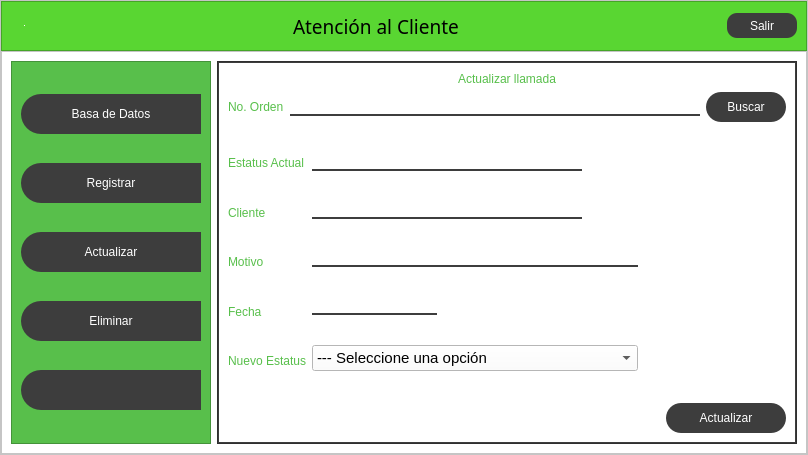
<?xml version="1.0" encoding="UTF-8"?>
<ui version="4.0">
 <class>MainWindow</class>
 <widget class="QMainWindow" name="MainWindow">
  <property name="geometry">
   <rect>
    <x>0</x>
    <y>0</y>
    <width>808</width>
    <height>455</height>
   </rect>
  </property>
  <property name="windowTitle">
   <string>Atención al Cliente</string>
  </property>
  <widget class="QWidget" name="centralwidget">
   <layout class="QVBoxLayout" name="verticalLayout">
    <property name="spacing">
     <number>0</number>
    </property>
    <property name="leftMargin">
     <number>0</number>
    </property>
    <property name="topMargin">
     <number>0</number>
    </property>
    <property name="rightMargin">
     <number>0</number>
    </property>
    <property name="bottomMargin">
     <number>0</number>
    </property>
    <item>
     <widget class="QFrame" name="frame">
      <property name="styleSheet">
       <string notr="true">background-color: rgb(255, 255, 255);</string>
      </property>
      <property name="frameShape">
       <enum>QFrame::StyledPanel</enum>
      </property>
      <property name="frameShadow">
       <enum>QFrame::Raised</enum>
      </property>
      <layout class="QVBoxLayout" name="verticalLayout_2" stretch="1,8">
       <property name="spacing">
        <number>0</number>
       </property>
       <property name="leftMargin">
        <number>0</number>
       </property>
       <property name="topMargin">
        <number>0</number>
       </property>
       <property name="rightMargin">
        <number>0</number>
       </property>
       <property name="bottomMargin">
        <number>0</number>
       </property>
       <item>
        <widget class="QFrame" name="frame_superior">
         <property name="maximumSize">
          <size>
           <width>16777215</width>
           <height>55</height>
          </size>
         </property>
         <property name="styleSheet">
          <string notr="true">QFrame{
background-color: rgb(89, 214, 50);
}

QPushButton{
background-color: #000000ff;
border-radius: 20px;
}

QPushButton:hover{
background-color: #afffab;
border-radius: 20px;
}</string>
         </property>
         <property name="frameShape">
          <enum>QFrame::StyledPanel</enum>
         </property>
         <property name="frameShadow">
          <enum>QFrame::Raised</enum>
         </property>
         <layout class="QHBoxLayout" name="horizontalLayout_10">
          <item>
           <widget class="QLabel" name="label_16">
            <property name="maximumSize">
             <size>
              <width>150</width>
              <height>16777215</height>
             </size>
            </property>
            <property name="styleSheet">
             <string notr="true">background-color: transparent;</string>
            </property>
            <property name="text">
             <string/>
            </property>
            <property name="pixmap">
             <pixmap>../img/logo.png</pixmap>
            </property>
            <property name="scaledContents">
             <bool>true</bool>
            </property>
           </widget>
          </item>
          <item>
           <widget class="QLineEdit" name="act_orden">
            <property name="minimumSize">
             <size>
              <width>0</width>
              <height>0</height>
             </size>
            </property>
            <property name="maximumSize">
             <size>
              <width>1</width>
              <height>1</height>
             </size>
            </property>
           </widget>
          </item>
          <item>
           <spacer name="horizontalSpacer_7">
            <property name="orientation">
             <enum>Qt::Horizontal</enum>
            </property>
            <property name="sizeHint" stdset="0">
             <size>
              <width>40</width>
              <height>20</height>
             </size>
            </property>
           </spacer>
          </item>
          <item>
           <widget class="QLabel" name="label_19">
            <property name="maximumSize">
             <size>
              <width>170</width>
              <height>16777215</height>
             </size>
            </property>
            <property name="font">
             <font>
              <family>Monotype Koufi</family>
              <pointsize>14</pointsize>
             </font>
            </property>
            <property name="styleSheet">
             <string notr="true">color: rgb(0, 170, 0);
color: rgb(0, 0, 0);</string>
            </property>
            <property name="text">
             <string>Atención al Cliente</string>
            </property>
           </widget>
          </item>
          <item>
           <spacer name="horizontalSpacer_8">
            <property name="orientation">
             <enum>Qt::Horizontal</enum>
            </property>
            <property name="sizeHint" stdset="0">
             <size>
              <width>40</width>
              <height>20</height>
             </size>
            </property>
           </spacer>
          </item>
          <item>
           <widget class="QPushButton" name="btnSalir">
            <property name="minimumSize">
             <size>
              <width>70</width>
              <height>25</height>
             </size>
            </property>
            <property name="styleSheet">
             <string notr="true">QPushButton{
background-color: rgb(61, 61, 61);
border-radius: 10%;
color: rgb(255, 255, 255);
font: 77 10pt&quot;Arial Black&quot;;
}

QPushButton:hover{
    background-color: rgb(100, 100, 100);
    border-radius: 15%;
  
	color: rgb(255, 255, 255);
    font: 77 10pt &quot;Arial Black&quot;; /* Mantiene el estilo de la fuente */
}</string>
            </property>
            <property name="text">
             <string>Salir</string>
            </property>
           </widget>
          </item>
         </layout>
        </widget>
       </item>
       <item>
        <widget class="QFrame" name="frame_contenido">
         <property name="frameShape">
          <enum>QFrame::StyledPanel</enum>
         </property>
         <property name="frameShadow">
          <enum>QFrame::Raised</enum>
         </property>
         <layout class="QHBoxLayout" name="horizontalLayout">
          <item>
           <widget class="QFrame" name="frame_control">
            <property name="minimumSize">
             <size>
              <width>200</width>
              <height>0</height>
             </size>
            </property>
            <property name="maximumSize">
             <size>
              <width>0</width>
              <height>16777215</height>
             </size>
            </property>
            <property name="styleSheet">
             <string notr="true">QFrame{
	background-color: rgb(88, 191, 75);
}


QPushButton{
background-color: rgb(61, 61, 61);
border-top-left-radius: 20px;
border-bottom-left-radius: 20px;
color: rgb(255, 255, 255);
font: 77 10pt &quot;Arial Black&quot;;
}

QPushButton:hover{
background-color: White;
border-top-left-radius: 20px;
border-bottom-left-radius: 20px;
color: rgb(0, 0, 0);
font: 77 10pt &quot;Arial Black&quot;;
}</string>
            </property>
            <property name="frameShape">
             <enum>QFrame::StyledPanel</enum>
            </property>
            <property name="frameShadow">
             <enum>QFrame::Raised</enum>
            </property>
            <layout class="QVBoxLayout" name="verticalLayout_3">
             <item>
              <widget class="QPushButton" name="btn_datos">
               <property name="minimumSize">
                <size>
                 <width>0</width>
                 <height>40</height>
                </size>
               </property>
               <property name="text">
                <string>Basa de Datos</string>
               </property>
              </widget>
             </item>
             <item>
              <widget class="QPushButton" name="btn_registrar">
               <property name="minimumSize">
                <size>
                 <width>0</width>
                 <height>40</height>
                </size>
               </property>
               <property name="text">
                <string>Registrar</string>
               </property>
              </widget>
             </item>
             <item>
              <widget class="QPushButton" name="btn_actualizar">
               <property name="minimumSize">
                <size>
                 <width>0</width>
                 <height>40</height>
                </size>
               </property>
               <property name="text">
                <string>Actualizar</string>
               </property>
              </widget>
             </item>
             <item>
              <widget class="QPushButton" name="btn_eliminar">
               <property name="minimumSize">
                <size>
                 <width>0</width>
                 <height>40</height>
                </size>
               </property>
               <property name="text">
                <string>Eliminar</string>
               </property>
              </widget>
             </item>
             <item>
              <widget class="QPushButton" name="btn_ajustes">
               <property name="minimumSize">
                <size>
                 <width>0</width>
                 <height>40</height>
                </size>
               </property>
               <property name="text">
                <string/>
               </property>
              </widget>
             </item>
            </layout>
           </widget>
          </item>
          <item>
           <widget class="QFrame" name="frame_paginas">
            <property name="styleSheet">
             <string notr="true">QFrame {
background-color: rgb(61, 61, 61);
}

QLabel{
font: 87 12pt&quot;Arial Black&quot;;
background-color:#000000ff;
color: rgb(88, 191, 75);
border:0px solid #14C8DC
}

QLineEdit{
border: 0px;
color: rgb(0, 0, 0);
border-bottom:2px solid rgb(61,61,61);
font: 75 12pt &quot;Times New Roman&quot;;
}

QPushButton{
background-color: rgb(61, 61, 61);
border-radius: 15px;
color: rgb(255, 255, 255);
font: 77 10pt&quot;Arial Black&quot;;
}

QPushButton:hover{
background-color: rgb(89, 214, 50);
border-radius: 15px;
color: rgb(0, 0, 0);
font: 77 10pt&quot;Arial Black&quot;;
}

QTableWldget {
background-color: rgb(89, 214, 50);
color: rgb(255, 255, 255);
gridline-color: rgb(0, 206, 151);
font-size: 12pt;

}

QHeaderView::section {
background-color: rgb(89, 214, 50);
border: 1px solid rgb(0, 0, 0);
font-size: 12pt;
}

QTableWidget QTableCornerButton::section {
background-color: rgb(0, 0, 0);
border: 1px solid rgb(0, 206, 151);
}
</string>
            </property>
            <property name="frameShape">
             <enum>QFrame::StyledPanel</enum>
            </property>
            <property name="frameShadow">
             <enum>QFrame::Raised</enum>
            </property>
            <layout class="QVBoxLayout" name="verticalLayout_4">
             <property name="spacing">
              <number>0</number>
             </property>
             <property name="leftMargin">
              <number>1</number>
             </property>
             <property name="topMargin">
              <number>1</number>
             </property>
             <property name="rightMargin">
              <number>1</number>
             </property>
             <property name="bottomMargin">
              <number>1</number>
             </property>
             <item>
              <widget class="QStackedWidget" name="stackedWidget">
               <property name="currentIndex">
                <number>1</number>
               </property>
               <widget class="QWidget" name="page_datos">
                <layout class="QVBoxLayout" name="verticalLayout_5">
                 <item>
                  <widget class="QLabel" name="label">
                   <property name="text">
                    <string>Servicio al Cliente</string>
                   </property>
                   <property name="alignment">
                    <set>Qt::AlignCenter</set>
                   </property>
                  </widget>
                 </item>
                 <item>
                  <widget class="QTableWidget" name="tabla_llamadas">
                   <property name="styleSheet">
                    <string notr="true">color: rgb(255, 255, 255);</string>
                   </property>
                   <column>
                    <property name="text">
                     <string>No. Orden</string>
                    </property>
                   </column>
                   <column>
                    <property name="text">
                     <string>Cliente</string>
                    </property>
                   </column>
                   <column>
                    <property name="text">
                     <string>Motivo</string>
                    </property>
                   </column>
                   <column>
                    <property name="text">
                     <string>Fecha</string>
                    </property>
                   </column>
                   <column>
                    <property name="text">
                     <string>Estatus</string>
                    </property>
                   </column>
                  </widget>
                 </item>
                 <item>
                  <layout class="QHBoxLayout" name="horizontalLayout_2">
                   <item>
                    <spacer name="horizontalSpacer">
                     <property name="orientation">
                      <enum>Qt::Horizontal</enum>
                     </property>
                     <property name="sizeHint" stdset="0">
                      <size>
                       <width>40</width>
                       <height>20</height>
                      </size>
                     </property>
                    </spacer>
                   </item>
                   <item>
                    <widget class="QPushButton" name="btn_refrescar">
                     <property name="minimumSize">
                      <size>
                       <width>120</width>
                       <height>30</height>
                      </size>
                     </property>
                     <property name="text">
                      <string>Refrescar</string>
                     </property>
                    </widget>
                   </item>
                  </layout>
                 </item>
                </layout>
               </widget>
               <widget class="QWidget" name="page_actualizar">
                <layout class="QVBoxLayout" name="verticalLayout_11">
                 <item>
                  <widget class="QLabel" name="label_15">
                   <property name="text">
                    <string>Actualizar llamada</string>
                   </property>
                   <property name="alignment">
                    <set>Qt::AlignCenter</set>
                   </property>
                  </widget>
                 </item>
                 <item>
                  <layout class="QHBoxLayout" name="horizontalLayout_7">
                   <item>
                    <widget class="QLabel" name="label_17">
                     <property name="text">
                      <string>No. Orden</string>
                     </property>
                    </widget>
                   </item>
                   <item>
                    <widget class="QLineEdit" name="act_buscar">
                     <property name="maximumSize">
                      <size>
                       <width>16777215</width>
                       <height>16777215</height>
                      </size>
                     </property>
                    </widget>
                   </item>
                   <item>
                    <widget class="QPushButton" name="btn_actualiza_buscar">
                     <property name="minimumSize">
                      <size>
                       <width>80</width>
                       <height>30</height>
                      </size>
                     </property>
                     <property name="text">
                      <string>Buscar</string>
                     </property>
                    </widget>
                   </item>
                  </layout>
                 </item>
                 <item>
                  <spacer name="verticalSpacer_3">
                   <property name="orientation">
                    <enum>Qt::Vertical</enum>
                   </property>
                   <property name="sizeHint" stdset="0">
                    <size>
                     <width>20</width>
                     <height>40</height>
                    </size>
                   </property>
                  </spacer>
                 </item>
                 <item>
                  <layout class="QHBoxLayout" name="horizontalLayout_5">
                   <item>
                    <layout class="QVBoxLayout" name="verticalLayout_10">
                     <property name="spacing">
                      <number>30</number>
                     </property>
                     <item>
                      <widget class="QLabel" name="label_10">
                       <property name="text">
                        <string>Estatus Actual</string>
                       </property>
                      </widget>
                     </item>
                     <item>
                      <widget class="QLabel" name="label_11">
                       <property name="text">
                        <string>Cliente</string>
                       </property>
                      </widget>
                     </item>
                     <item>
                      <widget class="QLabel" name="label_12">
                       <property name="text">
                        <string>Motivo</string>
                       </property>
                      </widget>
                     </item>
                     <item>
                      <widget class="QLabel" name="label_13">
                       <property name="text">
                        <string>Fecha</string>
                       </property>
                      </widget>
                     </item>
                     <item>
                      <widget class="QLabel" name="label_14">
                       <property name="text">
                        <string>Nuevo Estatus</string>
                       </property>
                      </widget>
                     </item>
                    </layout>
                   </item>
                   <item>
                    <layout class="QVBoxLayout" name="verticalLayout_9">
                     <property name="spacing">
                      <number>30</number>
                     </property>
                     <item>
                      <widget class="QLineEdit" name="act_estatus">
                       <property name="maximumSize">
                        <size>
                         <width>270</width>
                         <height>16777215</height>
                        </size>
                       </property>
                      </widget>
                     </item>
                     <item>
                      <widget class="QLineEdit" name="act_cliente">
                       <property name="maximumSize">
                        <size>
                         <width>270</width>
                         <height>16777215</height>
                        </size>
                       </property>
                      </widget>
                     </item>
                     <item>
                      <widget class="QLineEdit" name="act_motivo">
                       <property name="maximumSize">
                        <size>
                         <width>650</width>
                         <height>16777215</height>
                        </size>
                       </property>
                      </widget>
                     </item>
                     <item>
                      <widget class="QLineEdit" name="act_fecha">
                       <property name="maximumSize">
                        <size>
                         <width>125</width>
                         <height>16777215</height>
                        </size>
                       </property>
                      </widget>
                     </item>
                     <item>
                      <widget class="QComboBox" name="act_estatus_nuevo">
                       <property name="maximumSize">
                        <size>
                         <width>400</width>
                         <height>16777215</height>
                        </size>
                       </property>
                       <property name="font">
                        <font>
                         <pointsize>11</pointsize>
                        </font>
                       </property>
                       <property name="styleSheet">
                        <string notr="true">background-color: rgb(255, 255, 255);</string>
                       </property>
                       <item>
                        <property name="text">
                         <string>--- Seleccione una opción</string>
                        </property>
                       </item>
                       <item>
                        <property name="text">
                         <string>Pendiente de revisión</string>
                        </property>
                       </item>
                       <item>
                        <property name="text">
                         <string>En espera de información adicional del cliente</string>
                        </property>
                       </item>
                       <item>
                        <property name="text">
                         <string>Asignado a un agente</string>
                        </property>
                       </item>
                       <item>
                        <property name="text">
                         <string>En investigación</string>
                        </property>
                       </item>
                       <item>
                        <property name="text">
                         <string>En proceso de resolución</string>
                        </property>
                       </item>
                       <item>
                        <property name="text">
                         <string>Requiere acción adicional del banco</string>
                        </property>
                       </item>
                       <item>
                        <property name="text">
                         <string>En espera de aprobación</string>
                        </property>
                       </item>
                       <item>
                        <property name="text">
                         <string>Resuelto satisfactoriamente</string>
                        </property>
                       </item>
                       <item>
                        <property name="text">
                         <string>Resuelto parcialmente</string>
                        </property>
                       </item>
                       <item>
                        <property name="text">
                         <string>Cerrado sin resolver</string>
                        </property>
                       </item>
                       <item>
                        <property name="text">
                         <string>Rechazado</string>
                        </property>
                       </item>
                       <item>
                        <property name="text">
                         <string>Cancelado por el cliente</string>
                        </property>
                       </item>
                       <item>
                        <property name="text">
                         <string>Transferido a otro departamento</string>
                        </property>
                       </item>
                       <item>
                        <property name="text">
                         <string>En espera de confirmación del cliente</string>
                        </property>
                       </item>
                       <item>
                        <property name="text">
                         <string>En espera de confirmación del sistema</string>
                        </property>
                       </item>
                      </widget>
                     </item>
                    </layout>
                   </item>
                   <item>
                    <spacer name="horizontalSpacer_5">
                     <property name="orientation">
                      <enum>Qt::Horizontal</enum>
                     </property>
                     <property name="sizeHint" stdset="0">
                      <size>
                       <width>40</width>
                       <height>20</height>
                      </size>
                     </property>
                    </spacer>
                   </item>
                  </layout>
                 </item>
                 <item>
                  <spacer name="verticalSpacer_4">
                   <property name="orientation">
                    <enum>Qt::Vertical</enum>
                   </property>
                   <property name="sizeHint" stdset="0">
                    <size>
                     <width>20</width>
                     <height>40</height>
                    </size>
                   </property>
                  </spacer>
                 </item>
                 <item>
                  <layout class="QHBoxLayout" name="horizontalLayout_6">
                   <item>
                    <widget class="QLabel" name="signal_actualizar">
                     <property name="minimumSize">
                      <size>
                       <width>120</width>
                       <height>30</height>
                      </size>
                     </property>
                     <property name="text">
                      <string/>
                     </property>
                    </widget>
                   </item>
                   <item>
                    <spacer name="horizontalSpacer_4">
                     <property name="orientation">
                      <enum>Qt::Horizontal</enum>
                     </property>
                     <property name="sizeHint" stdset="0">
                      <size>
                       <width>40</width>
                       <height>20</height>
                      </size>
                     </property>
                    </spacer>
                   </item>
                   <item>
                    <widget class="QPushButton" name="btn_actualiza_tabla">
                     <property name="minimumSize">
                      <size>
                       <width>120</width>
                       <height>30</height>
                      </size>
                     </property>
                     <property name="text">
                      <string>Actualizar</string>
                     </property>
                    </widget>
                   </item>
                  </layout>
                 </item>
                </layout>
               </widget>
               <widget class="QWidget" name="page_eliminar">
                <layout class="QVBoxLayout" name="verticalLayout_12">
                 <item>
                  <widget class="QLabel" name="label_9">
                   <property name="text">
                    <string>Eliminar Llamada</string>
                   </property>
                   <property name="alignment">
                    <set>Qt::AlignCenter</set>
                   </property>
                  </widget>
                 </item>
                 <item>
                  <layout class="QHBoxLayout" name="horizontalLayout_9">
                   <item>
                    <widget class="QLabel" name="label_18">
                     <property name="text">
                      <string>No. Orden</string>
                     </property>
                    </widget>
                   </item>
                   <item>
                    <widget class="QLineEdit" name="eliminar_buscar"/>
                   </item>
                   <item>
                    <widget class="QPushButton" name="btn_buscar_borrar">
                     <property name="minimumSize">
                      <size>
                       <width>100</width>
                       <height>30</height>
                      </size>
                     </property>
                     <property name="text">
                      <string>Buscar</string>
                     </property>
                    </widget>
                   </item>
                  </layout>
                 </item>
                 <item>
                  <widget class="QTableWidget" name="tabla_borrar">
                   <property name="styleSheet">
                    <string notr="true">color: rgb(255, 255, 255);</string>
                   </property>
                   <column>
                    <property name="text">
                     <string>No. Orden</string>
                    </property>
                   </column>
                   <column>
                    <property name="text">
                     <string>Cliente</string>
                    </property>
                   </column>
                   <column>
                    <property name="text">
                     <string>Motivo</string>
                    </property>
                   </column>
                   <column>
                    <property name="text">
                     <string>Fecha</string>
                    </property>
                   </column>
                   <column>
                    <property name="text">
                     <string>Estatus</string>
                    </property>
                   </column>
                  </widget>
                 </item>
                 <item>
                  <layout class="QHBoxLayout" name="horizontalLayout_8">
                   <item>
                    <widget class="QLabel" name="signal_eliminacion">
                     <property name="minimumSize">
                      <size>
                       <width>200</width>
                       <height>30</height>
                      </size>
                     </property>
                     <property name="text">
                      <string/>
                     </property>
                    </widget>
                   </item>
                   <item>
                    <spacer name="horizontalSpacer_6">
                     <property name="orientation">
                      <enum>Qt::Horizontal</enum>
                     </property>
                     <property name="sizeHint" stdset="0">
                      <size>
                       <width>40</width>
                       <height>20</height>
                      </size>
                     </property>
                    </spacer>
                   </item>
                   <item>
                    <widget class="QPushButton" name="btn_borrar">
                     <property name="minimumSize">
                      <size>
                       <width>120</width>
                       <height>30</height>
                      </size>
                     </property>
                     <property name="text">
                      <string>Eliminar</string>
                     </property>
                    </widget>
                   </item>
                  </layout>
                 </item>
                </layout>
               </widget>
               <widget class="QWidget" name="page_ajustes"/>
               <widget class="QWidget" name="page_registrar">
                <layout class="QVBoxLayout" name="verticalLayout_8">
                 <item>
                  <widget class="QLabel" name="label_7">
                   <property name="text">
                    <string>Registrar Llamada</string>
                   </property>
                   <property name="alignment">
                    <set>Qt::AlignCenter</set>
                   </property>
                  </widget>
                 </item>
                 <item>
                  <spacer name="verticalSpacer_2">
                   <property name="orientation">
                    <enum>Qt::Vertical</enum>
                   </property>
                   <property name="sizeHint" stdset="0">
                    <size>
                     <width>18</width>
                     <height>23</height>
                    </size>
                   </property>
                  </spacer>
                 </item>
                 <item>
                  <layout class="QHBoxLayout" name="horizontalLayout_3">
                   <item>
                    <layout class="QVBoxLayout" name="verticalLayout_7">
                     <property name="spacing">
                      <number>30</number>
                     </property>
                     <item>
                      <widget class="QLabel" name="label_2">
                       <property name="text">
                        <string>No. Orden</string>
                       </property>
                      </widget>
                     </item>
                     <item>
                      <widget class="QLabel" name="label_3">
                       <property name="text">
                        <string>Cliente</string>
                       </property>
                      </widget>
                     </item>
                     <item>
                      <widget class="QLabel" name="label_5">
                       <property name="text">
                        <string>Motivo</string>
                       </property>
                      </widget>
                     </item>
                     <item>
                      <widget class="QLabel" name="label_4">
                       <property name="text">
                        <string>Fecha</string>
                       </property>
                      </widget>
                     </item>
                     <item>
                      <widget class="QLabel" name="label_6">
                       <property name="text">
                        <string>Estatus</string>
                       </property>
                      </widget>
                     </item>
                    </layout>
                   </item>
                   <item>
                    <layout class="QVBoxLayout" name="verticalLayout_6">
                     <property name="spacing">
                      <number>30</number>
                     </property>
                     <item>
                      <widget class="QLineEdit" name="reg_orden"/>
                     </item>
                     <item>
                      <widget class="QLineEdit" name="reg_cliente"/>
                     </item>
                     <item>
                      <widget class="QComboBox" name="reg_motivo">
                       <property name="maximumSize">
                        <size>
                         <width>400</width>
                         <height>16777215</height>
                        </size>
                       </property>
                       <property name="font">
                        <font>
                         <pointsize>11</pointsize>
                        </font>
                       </property>
                       <property name="styleSheet">
                        <string notr="true">background-color: rgb(255, 255, 255);</string>
                       </property>
                       <item>
                        <property name="text">
                         <string>--- Seleccione una opción</string>
                        </property>
                       </item>
                       <item>
                        <property name="text">
                         <string>Consulta de saldo</string>
                        </property>
                       </item>
                       <item>
                        <property name="text">
                         <string>Consulta de transacciones</string>
                        </property>
                       </item>
                       <item>
                        <property name="text">
                         <string>Consulta de productos y servicios</string>
                        </property>
                       </item>
                       <item>
                        <property name="text">
                         <string>Solicitud de información sobre préstamos</string>
                        </property>
                       </item>
                       <item>
                        <property name="text">
                         <string>Solicitud de información sobre cuentas de ahorro</string>
                        </property>
                       </item>
                       <item>
                        <property name="text">
                         <string>Reporte de fraude o actividad sospechosa</string>
                        </property>
                       </item>
                       <item>
                        <property name="text">
                         <string>Asistencia con la banca en línea</string>
                        </property>
                       </item>
                       <item>
                        <property name="text">
                         <string>Asistencia con tarjetas de débito/crédito</string>
                        </property>
                       </item>
                       <item>
                        <property name="text">
                         <string>Actualización de información personal</string>
                        </property>
                       </item>
                       <item>
                        <property name="text">
                         <string>Quejas sobre el servicio</string>
                        </property>
                       </item>
                       <item>
                        <property name="text">
                         <string>Asistencia con transferencias bancarias</string>
                        </property>
                       </item>
                       <item>
                        <property name="text">
                         <string>Asistencia con cheques perdidos o robados</string>
                        </property>
                       </item>
                       <item>
                        <property name="text">
                         <string>Problemas con cajeros automáticos</string>
                        </property>
                       </item>
                       <item>
                        <property name="text">
                         <string>Asistencia con pagos de facturas</string>
                        </property>
                       </item>
                       <item>
                        <property name="text">
                         <string>Asistencia con aplicaciones móviles bancarias</string>
                        </property>
                       </item>
                      </widget>
                     </item>
                     <item>
                      <widget class="QDateEdit" name="reg_fecha">
                       <property name="maximumSize">
                        <size>
                         <width>110</width>
                         <height>16777215</height>
                        </size>
                       </property>
                       <property name="font">
                        <font>
                         <pointsize>11</pointsize>
                        </font>
                       </property>
                       <property name="styleSheet">
                        <string notr="true">background-color: rgb(255, 255, 255);</string>
                       </property>
                       <property name="readOnly">
                        <bool>false</bool>
                       </property>
                       <property name="dateTime">
                        <datetime>
                         <hour>12</hour>
                         <minute>0</minute>
                         <second>0</second>
                         <year>2024</year>
                         <month>4</month>
                         <day>7</day>
                        </datetime>
                       </property>
                       <property name="calendarPopup">
                        <bool>true</bool>
                       </property>
                       <property name="date">
                        <date>
                         <year>2024</year>
                         <month>4</month>
                         <day>7</day>
                        </date>
                       </property>
                      </widget>
                     </item>
                     <item>
                      <widget class="QComboBox" name="reg_estatus">
                       <property name="maximumSize">
                        <size>
                         <width>400</width>
                         <height>16777215</height>
                        </size>
                       </property>
                       <property name="font">
                        <font>
                         <pointsize>11</pointsize>
                        </font>
                       </property>
                       <property name="styleSheet">
                        <string notr="true">background-color: rgb(255, 255, 255);</string>
                       </property>
                       <item>
                        <property name="text">
                         <string>--- Seleccione una opción</string>
                        </property>
                       </item>
                       <item>
                        <property name="text">
                         <string>Pendiente de revisión</string>
                        </property>
                       </item>
                       <item>
                        <property name="text">
                         <string>En espera de información adicional del cliente</string>
                        </property>
                       </item>
                       <item>
                        <property name="text">
                         <string>Asignado a un agente</string>
                        </property>
                       </item>
                       <item>
                        <property name="text">
                         <string>En investigación</string>
                        </property>
                       </item>
                       <item>
                        <property name="text">
                         <string>En proceso de resolución</string>
                        </property>
                       </item>
                       <item>
                        <property name="text">
                         <string>Requiere acción adicional del banco</string>
                        </property>
                       </item>
                       <item>
                        <property name="text">
                         <string>En espera de aprobación</string>
                        </property>
                       </item>
                       <item>
                        <property name="text">
                         <string>Resuelto satisfactoriamente</string>
                        </property>
                       </item>
                       <item>
                        <property name="text">
                         <string>Resuelto parcialmente</string>
                        </property>
                       </item>
                       <item>
                        <property name="text">
                         <string>Cerrado sin resolver</string>
                        </property>
                       </item>
                       <item>
                        <property name="text">
                         <string>Rechazado</string>
                        </property>
                       </item>
                       <item>
                        <property name="text">
                         <string>Cancelado por el cliente</string>
                        </property>
                       </item>
                       <item>
                        <property name="text">
                         <string>Transferido a otro departamento</string>
                        </property>
                       </item>
                       <item>
                        <property name="text">
                         <string>En espera de confirmación del cliente</string>
                        </property>
                       </item>
                       <item>
                        <property name="text">
                         <string>En espera de confirmación del sistema</string>
                        </property>
                       </item>
                      </widget>
                     </item>
                    </layout>
                   </item>
                   <item>
                    <spacer name="horizontalSpacer_3">
                     <property name="orientation">
                      <enum>Qt::Horizontal</enum>
                     </property>
                     <property name="sizeHint" stdset="0">
                      <size>
                       <width>40</width>
                       <height>20</height>
                      </size>
                     </property>
                    </spacer>
                   </item>
                  </layout>
                 </item>
                 <item>
                  <spacer name="verticalSpacer">
                   <property name="orientation">
                    <enum>Qt::Vertical</enum>
                   </property>
                   <property name="sizeHint" stdset="0">
                    <size>
                     <width>20</width>
                     <height>23</height>
                    </size>
                   </property>
                  </spacer>
                 </item>
                 <item>
                  <layout class="QHBoxLayout" name="horizontalLayout_4">
                   <item>
                    <widget class="QLabel" name="signal_registrar">
                     <property name="minimumSize">
                      <size>
                       <width>200</width>
                       <height>30</height>
                      </size>
                     </property>
                     <property name="text">
                      <string/>
                     </property>
                     <property name="alignment">
                      <set>Qt::AlignCenter</set>
                     </property>
                    </widget>
                   </item>
                   <item>
                    <spacer name="horizontalSpacer_2">
                     <property name="orientation">
                      <enum>Qt::Horizontal</enum>
                     </property>
                     <property name="sizeHint" stdset="0">
                      <size>
                       <width>40</width>
                       <height>20</height>
                      </size>
                     </property>
                    </spacer>
                   </item>
                   <item>
                    <widget class="QPushButton" name="btn_agregar">
                     <property name="minimumSize">
                      <size>
                       <width>120</width>
                       <height>30</height>
                      </size>
                     </property>
                     <property name="text">
                      <string>Agregar</string>
                     </property>
                    </widget>
                   </item>
                  </layout>
                 </item>
                </layout>
               </widget>
              </widget>
             </item>
            </layout>
           </widget>
          </item>
         </layout>
        </widget>
       </item>
      </layout>
     </widget>
    </item>
   </layout>
  </widget>
 </widget>
 <resources/>
 <connections/>
</ui>
